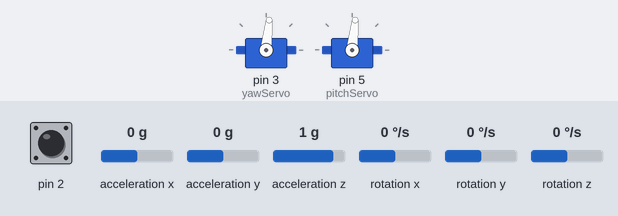
Bench run of a sketch on a simulated Arduino Uno, built with avr-gcc and run on an emulated ATmega328P. Parts: 2 × servo. The inputs (shaded band) are chosen by the test bench; at power-on: rotation x 0 °/s, rotation z 0 °/s, pin 2 LOW, acceleration x 0 g, acceleration y 0 g, acceleration z 1 g, rotation y 0 °/s.

Above: at 1.2 s.
1.3 s: rotation x set to -192 °/s
At 2.9 s:
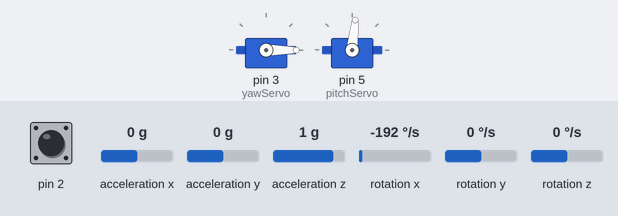
3.2 s: rotation z set to -100 °/s
At 5.3 s:
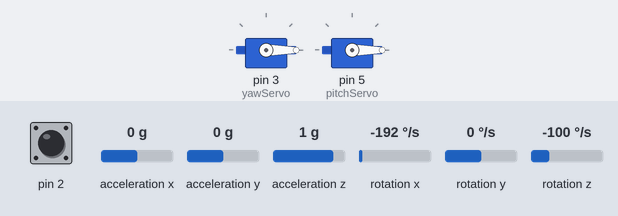
5.6 s: rotation z set to 100 °/s
At 7.55 s:
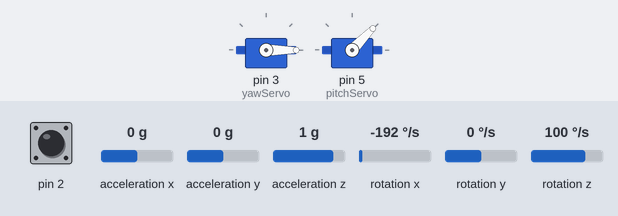
8.6 s: rotation z set to 192 °/s
10.3 s: pin 2 pulsed HIGH 5 times (0.12 s each, 0.3 s apart)
At 13.2 s:
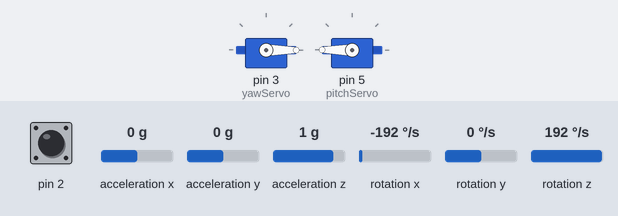
13.6 s: rotation x set to 192 °/s
Timing chart, 0 to 49.5 s (numbered marks = the images above; inputs shaded):
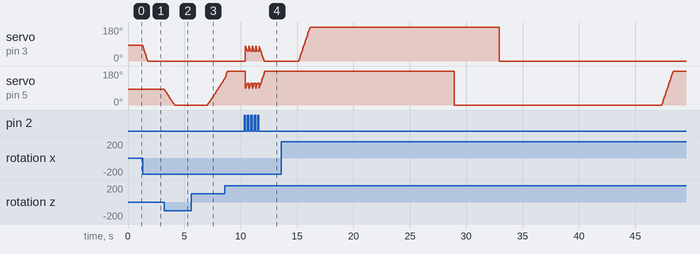

The sketch:

Camera_Accelerometer.ino
```cpp
#include <Servo.h>
#include <Wire.h>
#include <MPU6050.h>

MPU6050 mpu;

//float timeStep = 0.001;

// Pitch, Roll and Yaw values
float pitch = 90;
float yaw = 90;
int yawAxis = 0;
int pitchAxis = 0;
int buttonState;

Servo yawServo;
Servo pitchServo;


void setup()
{
  Serial.begin(9600);
  yawServo.attach(3);
  pitchServo.attach(5);
  mpu.begin(MPU6050_SCALE_2000DPS, MPU6050_RANGE_2G);


  // Calibrate gyroscope. The calibration must be at rest.
  // If you don't want calibrate, comment this line.
  mpu.calibrateGyro();

  // Set threshold sensivty. Default 3.
  // If you don't want use threshold, comment this line or set 0.
  mpu.setThreshold(3);
  pinMode(2, INPUT);


}


void loop()
{
    int buttonState = digitalRead(2);
  if (buttonState == 1) {
    mpu.calibrateGyro();
    yaw = 90;
    pitch = 90;
  }else {
    Vector norm = mpu.readNormalizeGyro();
  pitch = pitch + norm.ZAxis;// * timeStep;
  yaw = yaw + norm.XAxis;// * timeStep;

  yawAxis = map(yaw, -2500, 2500, 500, 2250);
  pitchAxis = map(pitch, -2500, 2500, 500, 2250);

  //Serial.print("Pitch: ");
 // Serial.print(pitchAxis);
  // Serial.println("Yaw: ");
 // Serial.print(yawAxis);
  yawServo.writeMicroseconds(yawAxis);
  pitchServo.writeMicroseconds(pitchAxis);

  delay(35);
  }


  }
```

Measured:
- after the input at 1.3 s, servo on pin 3 (yawServo): moves from 84° to 0° over 0.45 s, starting at once
- after the input at 3.2 s, servo on pin 5 (pitchServo): moves from 84° to 0° over 0.89 s, starting at once
- after the input at 5.6 s, servo on pin 5 (pitchServo): moves from 0° to 141° over 1.5 s, starting after 1.5 s
